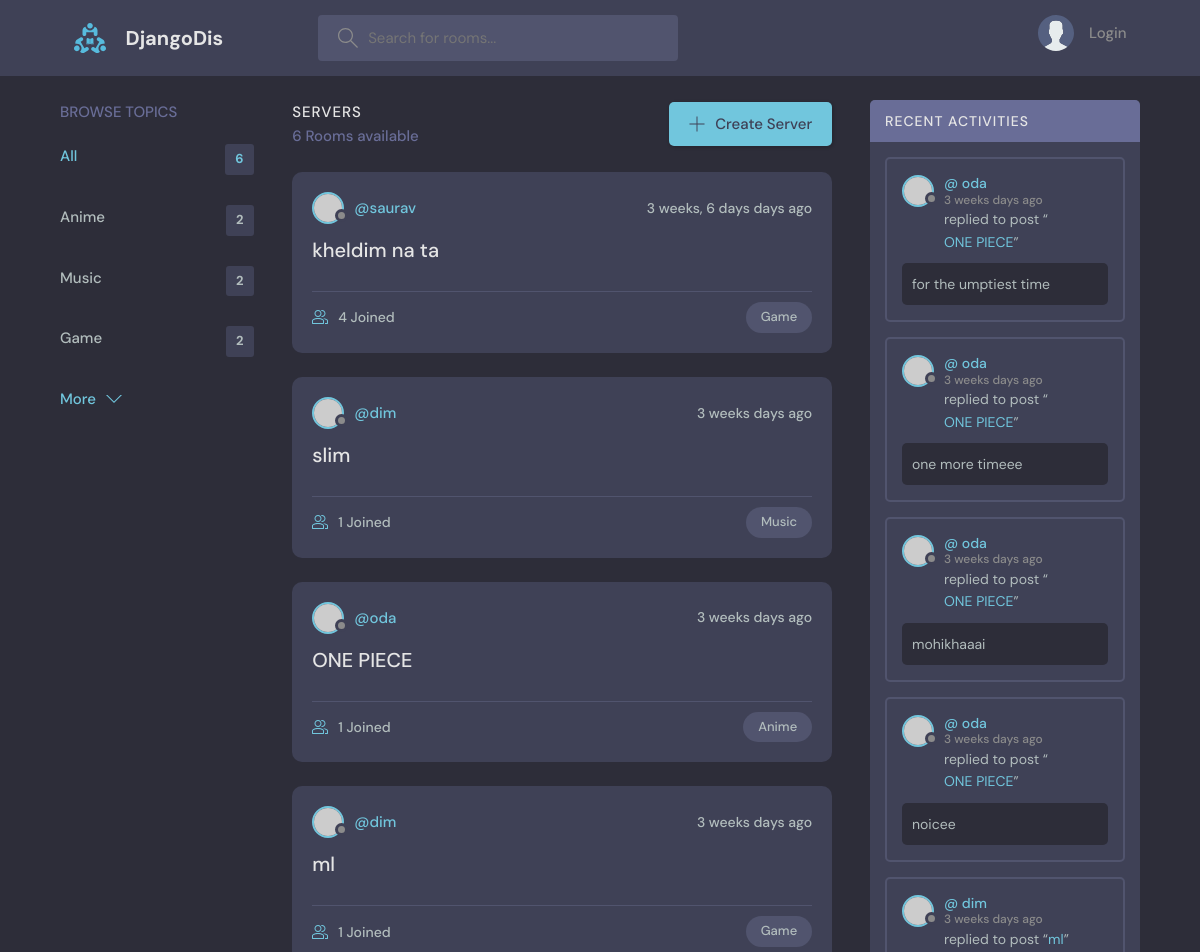
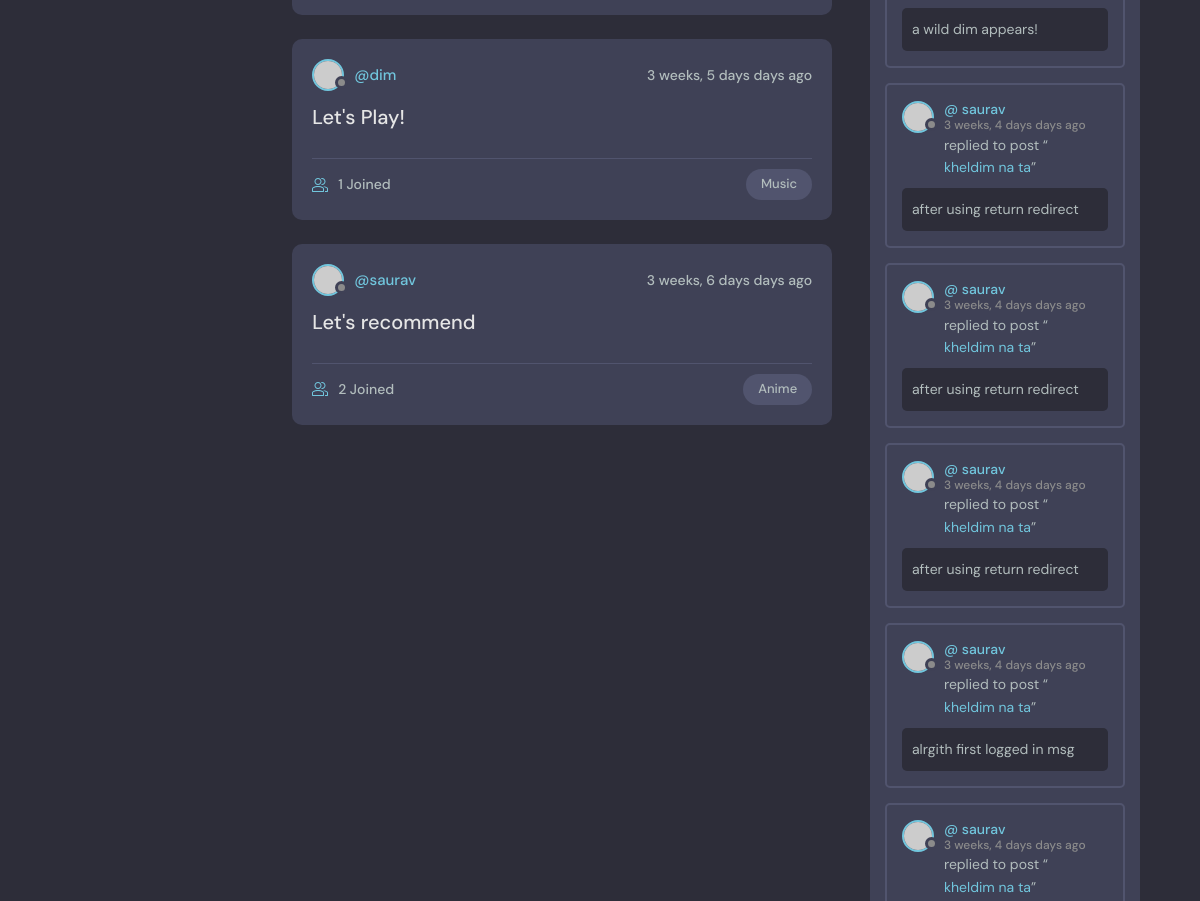
/ (upper part), run on an earlier commit of the app's database (2 pictures, top to bottom).
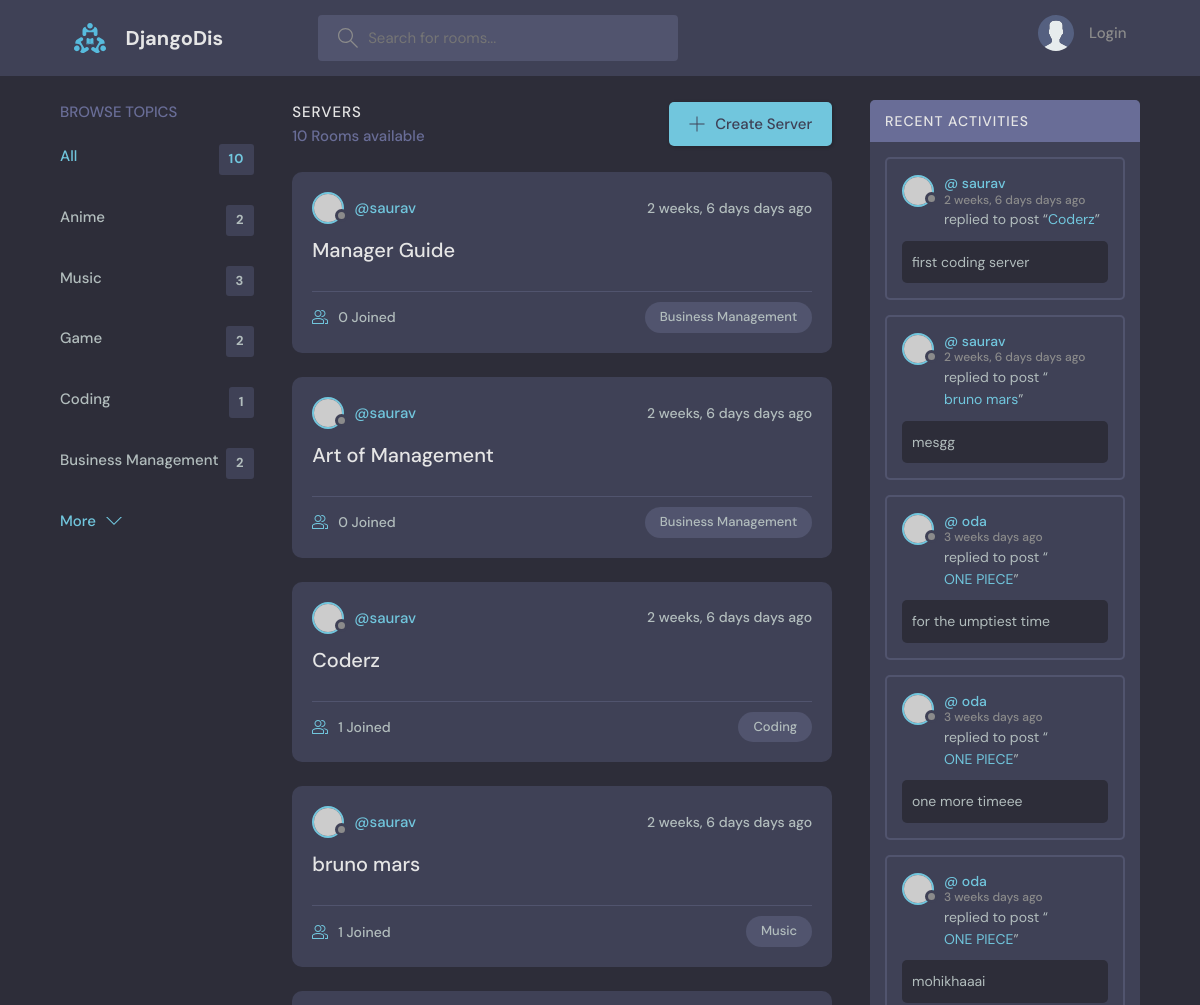
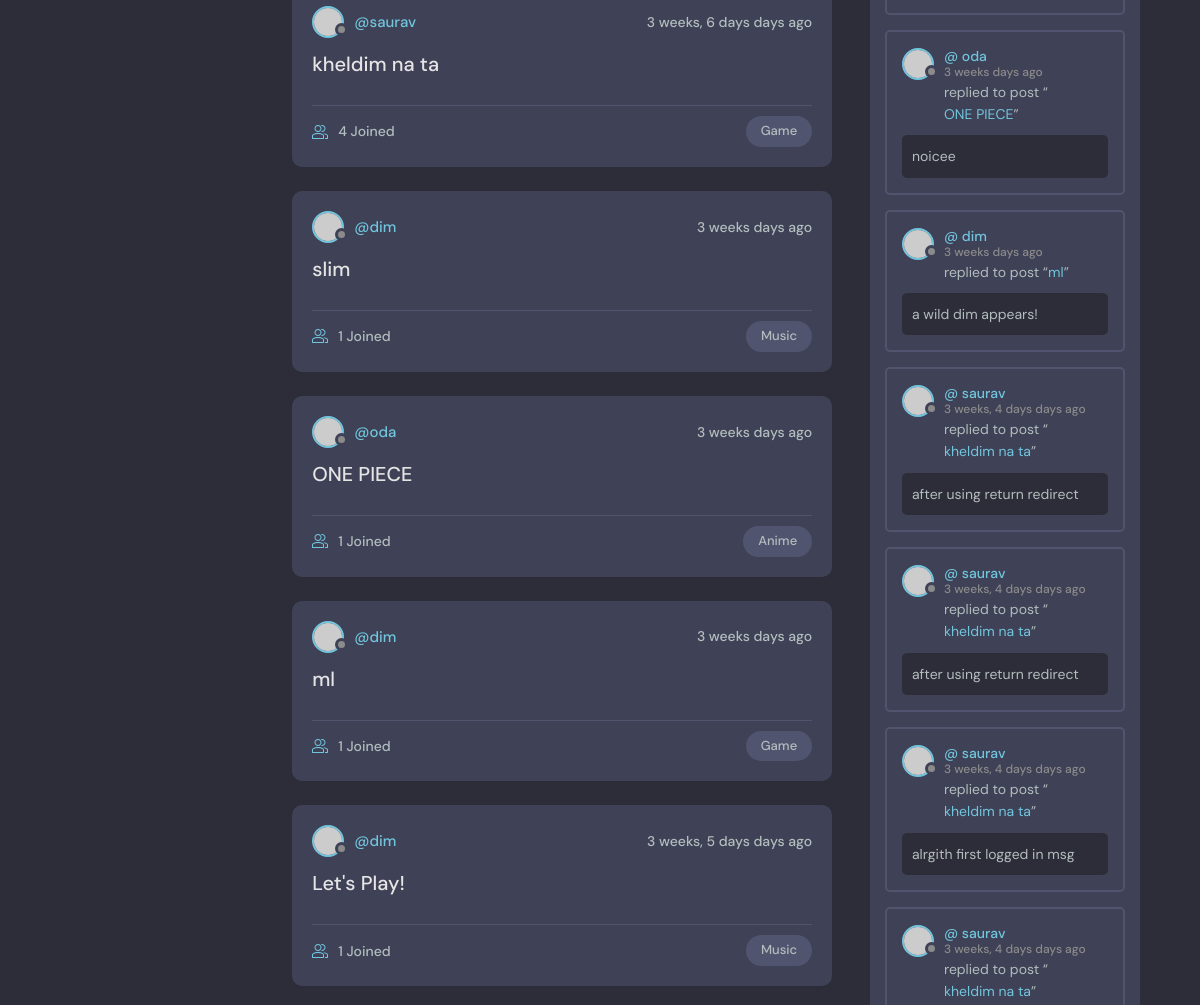
And on a later commit of the database (2 pictures, top to bottom).
### base/models.py (models this page shows, shortened)
class Topic(models.Model):
    name = models.CharField(max_length=220)

class Server(models.Model):
    owner = models.ForeignKey(User, on_delete=models.SET_NULL,null=True)
    topic = models.ForeignKey(Topic, on_delete=models.SET_NULL, null=True)
    name = models.CharField(max_length=200)
    description = models.TextField(null=True , blank=True) # null for db and blank for frontend
    members = models.ManyToManyField(User, related_name='members', blank=True)
    created = models.DateTimeField(auto_now_add=True)
    updated = models.DateTimeField(auto_now=True)
    class Meta:
        ordering = ['-updated', '-created']
    def __str__(self):
        return self.name

class Msg(models.Model): # Msg written cause message is keyword in django
    user = models.ForeignKey(User,on_delete=models.CASCADE)
    body = models.TextField()
    server = models.ForeignKey(Server, on_delete=models.CASCADE)
    created = models.DateTimeField(auto_now_add=True)
    updated = models.DateTimeField(auto_now=True)
    class Meta:
        ordering = ['-updated', '-created']

### base/views.py (the view)
# urls.py: path('',views.home, name="home"),
def home(request):
    nam = request.GET.get('nam') if request.GET.get('nam') != None else ''
    servers = Server.objects.filter(
        Q(topic__name__icontains = nam) |
        Q(name__icontains = nam) |
        Q(description__icontains = nam)
        ) #contains means case sensitive icontains means case INsensitive
    topics = Topic.objects.all()
    server_count = servers.count()
    server_msgs = Msg.objects.filter(Q(server__topic__name__icontains = nam))
    context = {'servers' :servers, 'topics': topics, 'server_count' : server_count, 'server_msgs':server_msgs}
    return render(request, 'base/home.html' , context)

### base/templates/base/home.html (shortened to what this page needs)
{% extends 'main.html' %}
{% block content%}
  <main class="layout layout--3">
    <div class="container">
      {% include 'base/topics_component.html' %}
      <div class="roomList">
        <div class="roomList__header">
          <div>
            <h2>Servers</h2>
            <p>{{server_count}} Rooms available</p>
          </div>
          <a class="btn btn--main" href="{% url 'create-server' %}">
            <svg version="1.1" xmlns="http://www.w3.org/2000/svg" width="32" height="32" viewBox="0 0 32 32">
              <title>add</title>
              <path
                d="M16.943 0.943h-1.885v14.115h-14.115v1.885h14.115v14.115h1.885v-14.115h14.115v-1.885h-14.115v-14.115z"
              ></path>
            </svg>
            Create Server
          </a>
        </div>
        {% include 'base/feed_component.html' %}
        </div>
        {% include 'base/activity_component.html' %}
    </div>
  </main>
{% endblock content %}

### base/templates/base/topics_component.html
<div class="topics">
    <div class="topics__header">
      <h2>Browse Topics</h2>
    </div>
    <ul class="topics__list">
      <li>
        <a href="{% url 'home' %}" class="active">All <span>{{ server_count }}</span></a>
      </li>
      {% for topic in topics %}
      <li>
        <a href="{% url 'home' %}?nam={{topic.name}}">{{ topic.name }} <span> {{ topic.server_set.all.count }} </span></a>
      </li>
      {% endfor %}
    </ul>
    <a class="btn btn--link" href="topics.html">
      More
      <svg version="1.1" xmlns="http://www.w3.org/2000/svg" width="32" height="32" viewBox="0 0 32 32">
        <title>chevron-down</title>
        <path d="M16 21l-13-13h-3l16 16 16-16h-3l-13 13z"></path>
      </svg>
    </a>
  </div>

### base/templates/base/feed_component.html (shortened to what this page needs)
{% for server in servers %}
<div class="roomListRoom">
    <div class="roomListRoom__header">
      <a href="{% url 'user-profile' server.owner.id %}" class="roomListRoom__author">
        <div class="avatar avatar--small">
          <img src="https://randomuser.me/api/portraits/women/11.jpg" />
        </div>
        <span>@{{ server.owner.username }}</span>
      </a>
      <div class="roomListRoom__actions">
        <span>{{ server.created | timesince }} days ago</span>
      </div>
    </div>
    <div class="roomListRoom__content">
      <a href="{% url 'server' server.id %}">{{ server.name }}</a>
    </div>
    <div class="roomListRoom__meta">
      <a href="{% url 'server' server.id %}" class="roomListRoom__joined">
        {{ server.members.all.count }} Joined
      </a>
      <p class="roomListRoom__topic">{{ server.topic.name }}</p>
    </div>
</div>
{% endfor %}

### base/templates/base/activity_component.html (shortened to what this page needs)
<div class="activities">
    <div class="activities__header">
        <h2>Recent Activities</h2>
    </div>
    {% for msg in server_msgs %}
    <div class="activities__box">
        <div class="activities__boxHeader roomListRoom__header">
        <a href="{% url 'user-profile' msg.user.id %}" class="roomListRoom__author">
            <div class="avatar avatar--small">
            <img src="https://randomuser.me/api/portraits/women/11.jpg" />
            </div>
            <p>
            @ {{ msg.user }}
            <span>{{msg.created | timesince }} days ago</span>
            </p>
        </a>
        </div>
        <div class="activities__boxContent">
        <p>replied to post “<a href="{% url 'server' msg.server.id %}">{{ msg.server }}</a>”</p>
        <div class="activities__boxRoomContent">
            {{ msg.body }}
        </div>
        </div>
    </div>
    {% endfor %}
</div>

What changed in the data, as far as the page shows it:
no longer on this page (row unchanged): Server: owner.username "saurav", created "3 weeks, 6 days", name "Let's recommend", members.all.count "2", topic.name "Anime"
removed Msg: user "saurav", created "3 weeks, 4 days", server "kheldim na ta", body "after using return redirect"
computed for Topic "Music": server_set.all.count "2" → "3"
added Topic: name "Coding", server_set.all.count "1"
added Topic: name "Business Management", server_set.all.count "2"
added Server: owner.username "saurav", created "2 weeks, 6 days", name "Manager Guide", members.all.count "0", topic.name "Business Management"
added Server: owner.username "saurav", created "2 weeks, 6 days", name "Art of Management", members.all.count "0", topic.name "Business Management"
added Server: owner.username "saurav", created "2 weeks, 6 days", name "Coderz", members.all.count "1", topic.name "Coding"
added Server: owner.username "saurav", created "2 weeks, 6 days", name "bruno mars", members.all.count "1", topic.name "Music"
added Msg: user "saurav", created "2 weeks, 6 days", server "Coderz", body "first coding server"
added Msg: user "saurav", created "2 weeks, 6 days", server "bruno mars", body "mesgg"
Also different on the page:
{{ server_count }}: "6" → "10"
